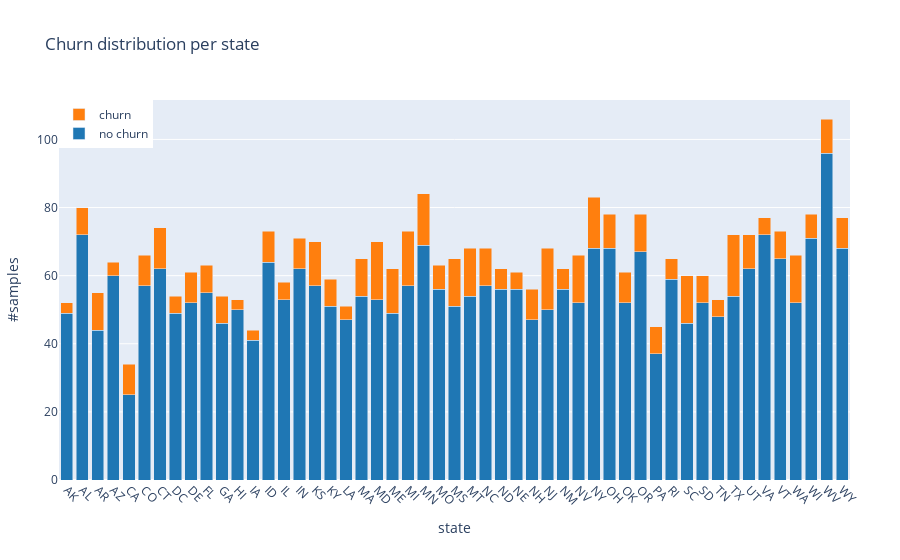

This figure's notebook cell:
### Code cell
state_churn_df = df.groupby(["state", "churn"]).size().unstack()
trace1 = go.Bar(
    x=state_churn_df.index,
    y=state_churn_df[0],
    marker = dict(color = colors[0]),
    name='no churn'
)
trace2 = go.Bar(
    x=state_churn_df.index,
    y=state_churn_df[1],
    marker = dict(color = colors[1]),
    name='churn'
)
data = [trace1, trace2]
layout = go.Layout(
    title='Churn distribution per state',
    autosize=True,
    barmode='stack',
    margin=go.layout.Margin(l=50, r=50),
    xaxis=dict(
        title='state',
        tickangle=45
    ),
    yaxis=dict(
        title='#samples',
        automargin=True,
    ),
    legend=dict(
        x=0,
        y=1,
    ),
)
fig = go.Figure(data=data, layout=layout)
iplot(fig, filename='stacked-bar')

### Figure 1 — Plotly figure (JSON) as saved in the notebook; plotly's stock layout.template omitted (floating-point values rounded to 4 significant figures)
{"data": [{"marker": {"color": "rgb(31, 119, 180)"}, "name": "no churn", "type": "bar", "x": ["AK", "AL", "AR", "AZ", "CA", "CO", "CT", "DC", "DE", "FL", "GA", "HI", "IA", "ID", "IL", "IN", "KS", "KY", "LA", "MA", "MD", "ME", "MI", "MN", "MO", "MS", "MT", "NC", "ND", "NE", "NH", "NJ", "NM", "NV", "NY", "OH", "OK", "OR", "PA", "RI", "SC", "SD", "TN", "TX", "UT", "VA", "VT", "WA", "WI", "WV", "WY"], "y": [49, 72, 44, 60, 25, 57, 62, 49, 52, 55, 46, 50, 41, 64, 53, 62, 57, 51, 47, 54, 53, 49, 57, 69, 56, 51, 54, 57, 56, 56, 47, 50, 56, 52, 68, 68, 52, 67, 37, 59, 46, 52, 48, 54, 62, 72, 65, 52, 71, 96, 68]}, {"marker": {"color": "rgb(255, 127, 14)"}, "name": "churn", "type": "bar", "x": ["AK", "AL", "AR", "AZ", "CA", "CO", "CT", "DC", "DE", "FL", "GA", "HI", "IA", "ID", "IL", "IN", "KS", "KY", "LA", "MA", "MD", "ME", "MI", "MN", "MO", "MS", "MT", "NC", "ND", "NE", "NH", "NJ", "NM", "NV", "NY", "OH", "OK", "OR", "PA", "RI", "SC", "SD", "TN", "TX", "UT", "VA", "VT", "WA", "WI", "WV", "WY"], "y": [3, 8, 11, 4, 9, 9, 12, 5, 9, 8, 8, 3, 3, 9, 5, 9, 13, 8, 4, 11, 17, 13, 16, 15, 7, 14, 14, 11, 6, 5, 9, 18, 6, 14, 15, 10, 9, 11, 8, 6, 14, 8, 5, 18, 10, 5, 8, 14, 7, 10, 9]}], "layout": {"autosize": true, "barmode": "stack", "legend": {"x": 0, "y": 1}, "margin": {"l": 50, "r": 50}, "title": {"text": "Churn distribution per state"}, "xaxis": {"tickangle": 45, "title": {"text": "state"}}, "yaxis": {"automargin": true, "title": {"text": "#samples"}}}}
